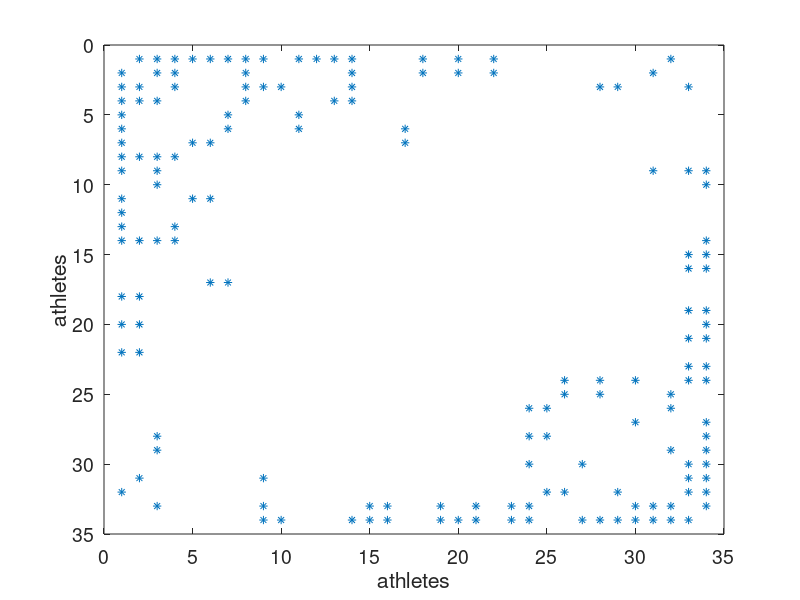
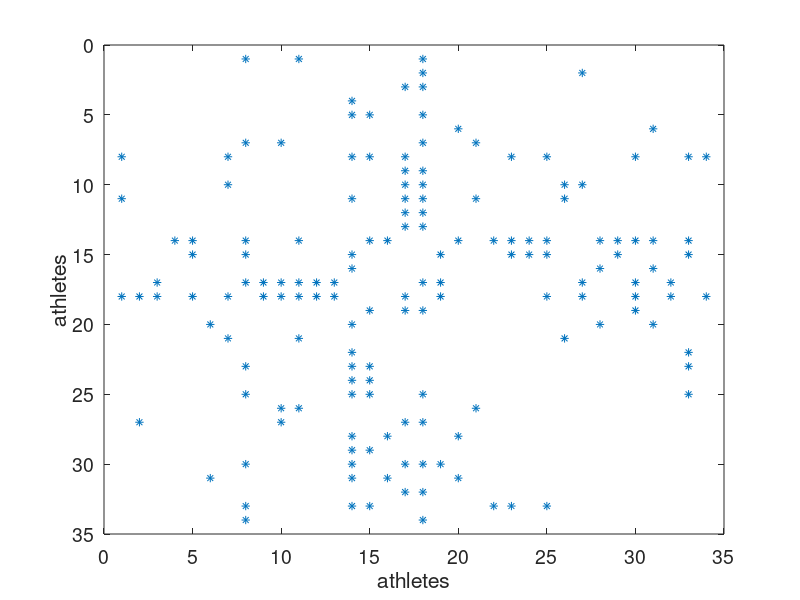

MATLAB code for these plots, in order: (Note: this script raises an error after producing the figures.)
%% BNPcommunity_graph package: CGGP_karate
%
% This Matlab script performs posterior inference on a network of political
% blogs to find latent overlapping communities, using a Bayesian
% nonparametric approach.
%
% For downloading the package and information on installation, visit the
% <https://github.com/misxenia/BNPcommunity_graph BNPcommunity_graph webpage>.
% 
% *Reference*:
%
% * A. Todeschini, X. Miscouridou and F. Caron.
% <https://arxiv.org/abs/1602.02114 Exchangeable Random Measures for Sparse
% and Modular Graphs with Overlapping Communities>. arXiv:1602.02114, 2017 (First version: Jan. 2016).
%
% *Authors*: 
%
% * <http://adrien.tspace.fr/ A. Todeschini>, Inria
% * <http://csml.stats.ox.ac.uk/people/miscouridou/ X. Miscouridou>, University of Oxford
% * <http://www.stats.ox.ac.uk/~caron/ F. Caron>, University of Oxford
%
% 
% Tested on Matlab R2016a. Requires the statistics toolbox.
%
% Last Modified: 10/2017


%% General settings
%

clear
close all
tstart = clock; % Starting time
root='.';
outpath = fullfile(root, 'results/CGGP_karate', date);

if ~isdir(outpath)
    mkdir(outpath);
end

% Add path
addpath ./GGP/ ./CGGP/ ./utils/

set(0, 'DefaultAxesFontSize', 14)

% Set the seed
rng default

%% Load network of karate networks
% Data can be downloaded from
% <http://networkdata.ics.uci.edu/data/karate/ here>.

load ./data/karate/karate.mat

titlenetwork = 'Karate';
labels = {'athletes', 'athletes'};

% Remove nodes with no edge
ind = any(G);
G = G(ind, ind);
fn=fieldnames(meta);
for i=1:length(fn)
    meta.(fn{i}) = meta.(fn{i})(ind);
end


% Plot adjacency matrix (sorted)
figure('name', 'Adjacency matrix (sorted by ground truth political leaning)')
spy(G);
xlabel(labels{2})
ylabel(labels{1})

% Shuffle nodes: irrelevant due to exchangeability, just to check we do not cheat!
ind = randperm(size(G,1));
G = G(ind, ind);
for i=1:length(fn)
    meta.(fn{i}) = meta.(fn{i})(ind);
end

% Plot adjacency matrix (unsorted)
figure('name', 'Adjacency matrix (unsorted)')
spy(G);
xlabel(labels{2})
ylabel(labels{1})

p=3;
niter=10000;
[degree_corr, memberships] = overlapping_community_detection(G, p, niter);

